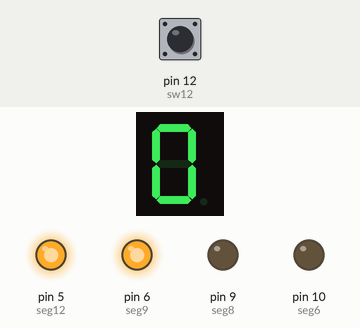
This sketch was run on a simulated Arduino Uno, built with avr-gcc and run on an emulated ATmega328P. Parts: 1-digit seven-segment display, output pins drawn as LEDs (lit = HIGH). Wiring (inferred from the names in the program): 1-digit 7-segment display, segments lit when HIGH: segments A0, A1, A2, pin 2, pin 4, pin 7, pin 8, pin 13. Inputs (shaded band) come from the test bench; at power-on: pin 12 (sw12) HIGH. The segment pins are drawn as the display they are named for; pins used as bus, display or sensor lines are not drawn.

Above: at 0.1 s.
At 0.6 s:
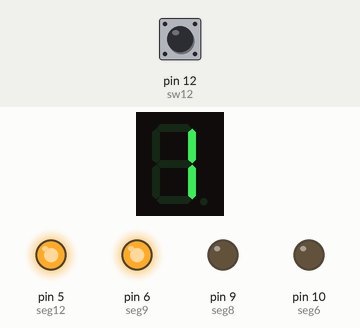
At 1.1 s:
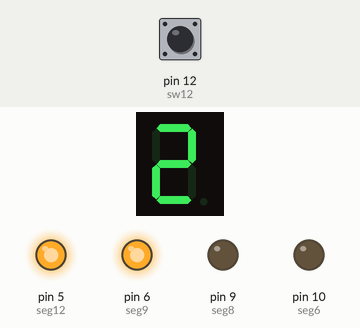
At 2.1 s:
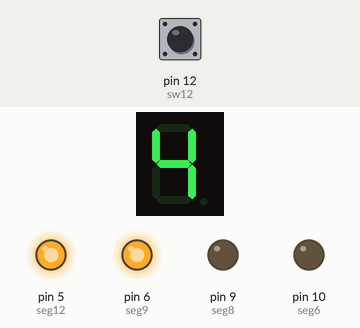
At 3.1 s:
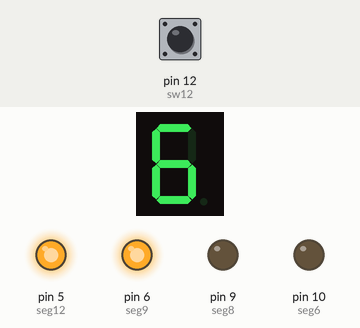
At 4.6 s:
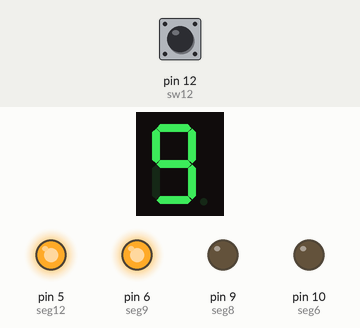

The sketch:

63010212_7seg4.ino
```cpp
int segA = A0;
int segB = A1;
int segC = A2;
int segD = 2;
int segE = 4;
int segF = 7;
int segG = 8;
int segDP = 13;

int seg12 = 5;
int seg8 = 9;
int seg9 = 6;
int seg6 = 10;
int sw12 = 12;
int temp=0;
void setup()
{
  pinMode(segA, OUTPUT);
  pinMode(segB, OUTPUT);
  pinMode(segC, OUTPUT);
  pinMode(segD, OUTPUT);
  pinMode(segE, OUTPUT);
  pinMode(segF, OUTPUT);
  pinMode(segG, OUTPUT);
  pinMode(segDP, OUTPUT);
  pinMode(seg12, OUTPUT);
  pinMode (seg8, OUTPUT);
  pinMode (seg6, OUTPUT);
  pinMode (seg9, OUTPUT);
  pinMode(sw12, INPUT_PULLUP);
  digitalWrite(seg12, HIGH);
  digitalWrite(seg9, HIGH);
  digitalWrite(seg8, LOW);
  digitalWrite(seg6, LOW);


}
void loop()
{
  displayNumber();
}
void displayNumber(){
  if(digitalRead(sw12)){
    for(int digit = temp ; digit <= 9 ; digit++){
      temp ++;
      displaySegment(digit);
      delay(500);
      if(!digitalRead(sw12)){
        break;
        }
      if(temp == 9){
        temp =-1;
      }
    }
  }
  if(!digitalRead(sw12)){
    for(int digit = temp ; digit >= 0 ; digit--){
      temp--;
      displaySegment(digit);
      delay(500);
      if(digitalRead(sw12)){
        break;
        }
      if(temp == 0){
        temp = 10;
      }
    }
  }
}


void displaySegment(int numberToDisplay)
{
switch (numberToDisplay)
{
case 0:
digitalWrite(segA, HIGH);
digitalWrite(segB, HIGH);
digitalWrite(segC, HIGH);
digitalWrite(segD, HIGH);
digitalWrite(segE, HIGH);
digitalWrite(segF, HIGH);
digitalWrite(segG, LOW);
//digitalWrite(seg12, HIGH);

break;
case 1:
digitalWrite(segA, LOW);
digitalWrite(segB, HIGH);
digitalWrite(segC, HIGH);
digitalWrite(segD, LOW);
digitalWrite(segE, LOW);
digitalWrite(segF, LOW);
digitalWrite(segG, LOW);
//digitalWrite(seg12, LOW);
break;
case 2:
digitalWrite(segA, HIGH);
digitalWrite(segB, HIGH);
digitalWrite(segC, LOW);
digitalWrite(segD, HIGH);
digitalWrite(segE, HIGH);
digitalWrite(segF, LOW);
digitalWrite(segG, HIGH);
break;
case 3:
digitalWrite(segA, HIGH);
digitalWrite(segB, HIGH);
digitalWrite(segC, HIGH);
digitalWrite(segD, HIGH);
digitalWrite(segE, LOW);
digitalWrite(segF, LOW);
digitalWrite(segG, HIGH);
break;
case 4:
digitalWrite(segA, LOW);
digitalWrite(segB, HIGH);
digitalWrite(segC, HIGH);
digitalWrite(segD, LOW);
digitalWrite(segE, LOW);
digitalWrite(segF, HIGH);
digitalWrite(segG, HIGH);
break;
case 5:
digitalWrite(segA, HIGH);
digitalWrite(segB, LOW);
digitalWrite(segC, HIGH);
digitalWrite(segD, HIGH);
digitalWrite(segE, LOW);
digitalWrite(segF, HIGH);
digitalWrite(segG, HIGH);
break;
case 6:
digitalWrite(segA, HIGH);
digitalWrite(segB, LOW);
digitalWrite(segC, HIGH);
digitalWrite(segD, HIGH);
digitalWrite(segE, HIGH);
digitalWrite(segF, HIGH);
digitalWrite(segG, HIGH);
break;
case 7:
digitalWrite(segA, HIGH);
digitalWrite(segB, HIGH);
digitalWrite(segC, HIGH);
digitalWrite(segD, LOW);
digitalWrite(segE, LOW);
digitalWrite(segF, HIGH);
digitalWrite(segG, LOW);
break;
case 8:
digitalWrite(segA, HIGH);
digitalWrite(segB, HIGH);
digitalWrite(segC, HIGH);
digitalWrite(segD, HIGH);
digitalWrite(segE, HIGH);
digitalWrite(segF, HIGH);
digitalWrite(segG, HIGH);
break;
case 9:
digitalWrite(segA, HIGH);
digitalWrite(segB, HIGH);
digitalWrite(segC, HIGH);
digitalWrite(segD, HIGH);
digitalWrite(segE, LOW);
digitalWrite(segF, HIGH);
digitalWrite(segG, HIGH);
break;

}
}
```

Measured:
- by itself, everything shown: repeats every 5.0 s, in 10 steps
- what the display in image 1 shows lasts 0.5 s, from 0.5 s to 1.0 s
